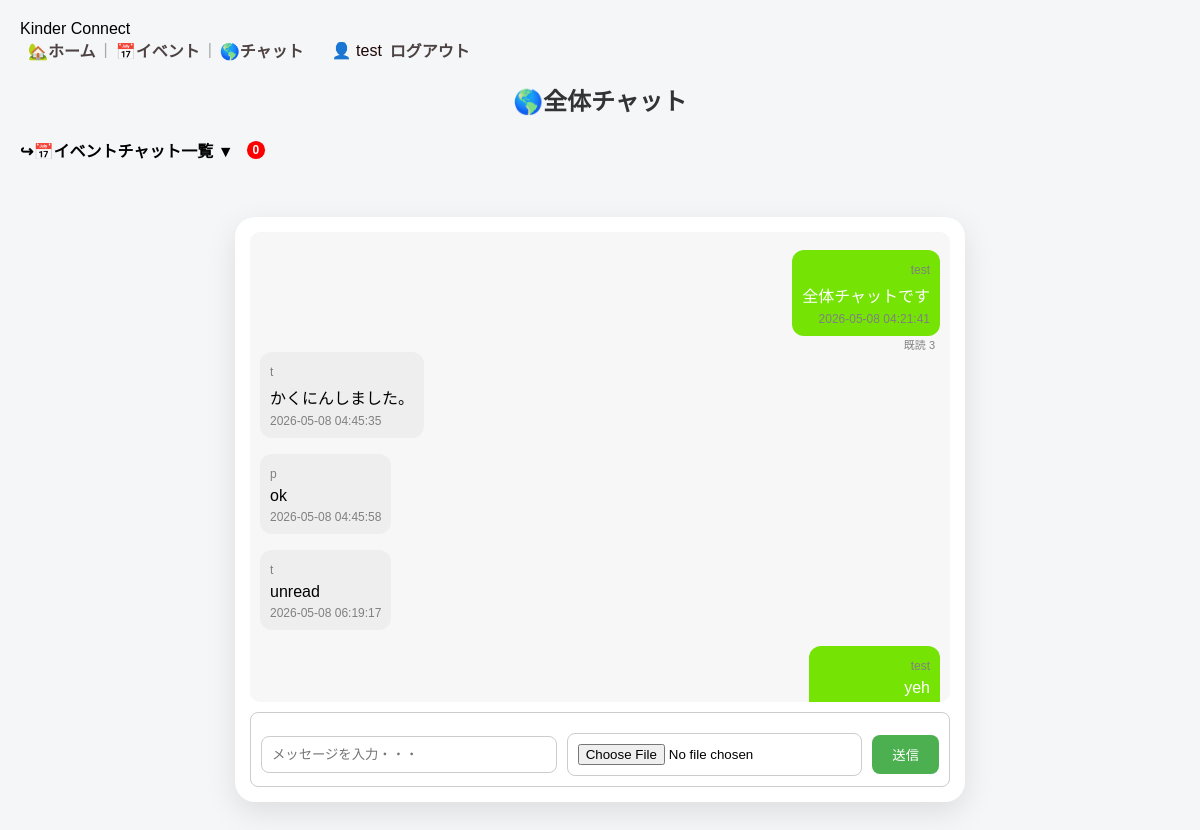
The page /chat (signed in) on the database its author committed.
### tables this page shows
CREATE TABLE messages (
              id INTEGER PRIMARY KEY AUTOINCREMENT,
              user_id INTEGER,
              event_id INTEGER,
              content TEXT,
              created_at DATETIME DEFAULT CURRENT_TIMESTAMP
              , image_path TEXT);

CREATE TABLE users (
               id INTEGER PRIMARY KEY AUTOINCREMENT,
               username TEXT,
               password TEXT
               );

### app.py (the view)
@app.route("/chat")
def global_chat():
    conn=get_db()
    c=conn.cursor()
    c.execute("""
        SELECT messages.id,messages.content,users.username,messages.created_at,messages.image_path
        FROM messages
        JOIN users ON messages.user_id=users.id
        WHERE event_id IS NULL
        ORDER BY messages.created_at ASC
    """)
    messages=c.fetchall()
    for msg in messages:
        print(msg)
    user=session.get("user")
    for msg in messages:
        c.execute("""
                INSERT OR IGNORE INTO message_reads (message_id,username)
                  VALUES (?,?)
                  """,(msg[0],user))
    conn.commit()
    c.execute("""
            SELECT message_id,COUNT(*)-1 as read_count
            FROM message_reads
            GROUP BY message_id
        """)
    read_date=c.fetchall()
    read_counts={row[0]:row[1] for row in read_date}
    c.execute("SELECT id, title FROM events")
    events=c.fetchall()
    event_unreads={}
    c.execute("SELECT id,title FROM events")
    events=c.fetchall()
    for ev in events:
        event_id=ev[0]
        c.execute("""
            SELECT COUNT(*)
            FROM messages
            WHERE event_id =?
            AND id NOT IN(
                  SELECT message_id
                  FROM message_reads
                  WHERE username=?
            )
        """,(event_id,session["user"]))
        count=c.fetchone()[0]
        event_unreads[event_id]=count
    total_event_unreads=sum(event_unreads.values())
    conn.close()
    return render_template(
        "chat.html",
        messages=messages,
        event_id=None,
        events=events,
        read_counts=read_counts,
        event_unreads=event_unreads,
        total_event_unreads=total_event_unreads)

### app.py (called while the page is built)
def get_db():
    return sqlite3.connect(db_path)

### templates/chat.html (shortened to what this page needs)
<!DOCTYPE html>
<html>
    <head>
        <link rel="stylesheet" href="{{ url_for('static', filename='style.css') }}">
    </head>
    <body>
        <div class="navbar">
            <div class="nav-left">Kinder Connect</div>
            <div class="nav-right">
                <a href="/home">🏡ホーム</a>
                <span class="divider">|</span>
                <a href="/events">📅イベント</a>
                <span class="divider">|</span>
                <a href="/chat">🌎チャット</a>
                <span class="user">👤 {{session["user"]}}</span>
                <a href="/logout" class="logout">ログアウト</a>
            </div>
        </div>
        <h2>
            {% if event_id %}
                📅イベントチャット
            {% else %}
               🌎全体チャット
            {% endif %}
        </h2>
        {% if event_id is none %}
            <div class="event-toggle" onclick="toggleEvents()">
                <h4>↪📅イベントチャット一覧 ▼
                    <span class="badge" id="total-event-badge">
                        {{ total_event_unreads }}
                    </span>
                </h4>
            </div>
        {% endif %}
        <div class="chat-container">
            <div id="chat-box">
                {% for msg in messages %}
                    <div class="message {% if msg[2] == session['user'] %}my-msg{% else %}other-msg{% endif %}">
                        <span class="name">{{msg[2]}}</span>
                        <p>{{msg[1]}}</p>
                        <span class="time">{{ msg[3] }}</span>
                        {% if msg[2] == session["user"] %}
                            <span class="read-count">
                                既読 {{ read_counts.get(msg[0],0) }}
                            </span>
                        {% endif %}
                    </div>
                {% endfor %}
            </div>
            <form method="POST" action="/send_message" class="chat-input" enctype="multipart/form-data">
                <input type="text" name="content" placeholder="メッセージを入力・・・">
                <input type="file" name="image">
                <button type="submit" class="chat-input button">送信</button>
            </form>
        </div>
    </body>
</html>

### static/style.css (style rules this page uses)
body { font-family:Arial,sans-serif; background:#f4f6f8; margin:0; padding:20px; }
h2 { text-align:center; margin-bottom:20px; color:#333; }
.nav-right { display:flex; align-items:center; margin-left:auto; }
.nav-right a { color:rgb(77, 66, 66); text-decoration:none; margin:0 8px; font-weight:bold; }
.divider { color:#aaa; }
.badge { background:red; color:white; border-radius:50%; padding:2px 6px; font-size:12px; margin-left:5px; }
.user { margin-left:20px; color:#1d0606; }
.logout { margin-left:10px; color:#ff6b6b; }
input,textarea { width:100%; padding:10px; margin-top:10px; border-radius:8px; border:1px solid #ccc; }
a { display:block; text-align:center; margin-top:15px; text-decoration:none; color:#007BFF; }
.event-toggle { cursor:pointer; font-weight:bold; margin:10px 0; }
.event-toggle h4 { display:flex; align-items:center; gap:8px; }
.chat-container { max-width:700px; margin:20px auto; background:white; border-radius:20px; box-shadow:0 10px 30px rgba(0,0,0,0.1); padding:15px; margin-top:55px; }
#chat-box { height:450px; overflow-y:scroll; padding:10px; background:#f7f7f7; border-radius:10px; display:flex; flex-direction:column; }
.chat-input { display:flex; align-items:center; padding:10px; color:black; background:white; border:1px solid #ccc; border-radius:8px; gap:10px; margin-top:10px; position:sticky; bottom:0; }
.chat-input input { flex:1; min-width:0; padding:10px; color:block; background:white; border:1px solid #ccc; border-radius:8px; }
.chat-input button { padding:10px 20px; background:#4CAF50; color:white; border:none; border-radius:8px; white-space:nowrap; width:auto; flex-shrink:0; }
.message { position:relative; max-width:70%; padding:10px; border-radius:12px; margin:8px 0; }
.time { display:block; font-size:12px; color:gray; margin-top:5px; }
.read-count { position:absolute; right:5px; bottom:-16px; font-size:11px; color:gray; }
.message p { margin:5px 0 0 0; }
.my-msg { position:relative; padding:10px; border-radius:12px; align-self:flex-end; margin-left:auto; background:#75e405; color:white; margin-left:auto; text-align:right; }
.other-msg { align-self:flex-start; background:#eee; margin-right:auto; }
.name { font-size:12px; color:gray; }

### rows shown on the page
messages: username "test", content "全体チャットです", created_at "2026-05-08 04:21:41", get "3"
messages: username "t", content "かくにんしました。", created_at "2026-05-08 04:45:35"
messages: username "p", content "ok", created_at "2026-05-08 04:45:58"
messages: username "t", content "unread", created_at "2026-05-08 06:19:17"
messages: username "test", content "yeh"

### other values the page prints
{{ session["user"] }} "test"
{{ total_event_unreads }} "0"
